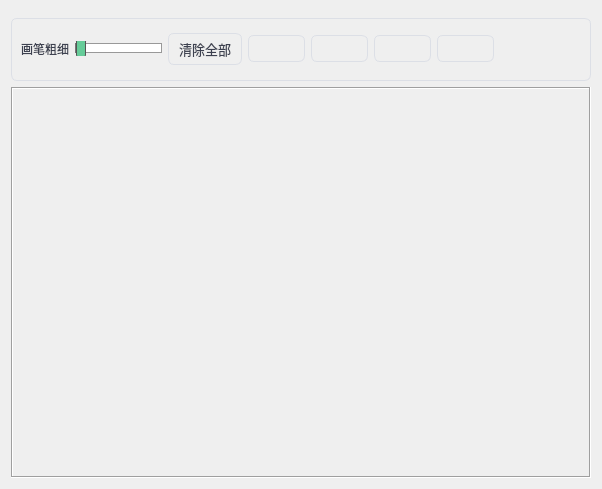
<?xml version="1.0" encoding="UTF-8"?>
<ui version="4.0">
 <class>painter</class>
 <widget class="QWidget" name="painter">
  <property name="geometry">
   <rect>
    <x>0</x>
    <y>0</y>
    <width>602</width>
    <height>489</height>
   </rect>
  </property>
  <property name="windowTitle">
   <string>绘图辅助</string>
  </property>
  <property name="styleSheet">
   <string notr="true">#centralwidget  { background-color: #f2f1f5; border-radius: 22px; }
* { color: #3d4150; }
QPushButton { border-style: none;border: 1px solid #DCDFE6;border-radius: 6px;padding: 5px 10px;font-size: 13px; }
QPushButton:hover { color: #b2b7cb; font-weight: bold; background-color: #1296db; }
QScrollBar:vertical { background:#f5f6f8; padding:0px; border-radius: 3px; width:6px; }
QScrollBar::handle:vertical { background:#C0C4CC; border-radius: 3px; }
QScrollBar::handle:vertical:hover { background:#909399; }
QScrollBar::handle:vertical:pressed { background:#909399; }
QScrollBar::add-page:vertical, QScrollBar::sub-page:vertical, QScrollBar::add-line:vertical, QScrollBar::sub-line:vertical { background:none; }
QCheckBox, QRadioButton { font-size: 13px; }
QComboBox, QLineEdit, QTextEdit, QTextBrowser, QTimeEdit, QDateEdit, QDateTimeEdit, QSpinBox,
QDoubleSpinBox { background-color: #ffffff; border: 1px solid #DCDFE6; border-radius: 6px; padding: 5px 10px; font-size: 13px; }
QTextEdit, QTextBrowser { padding-right: 3px; }
QLineEdit:hover, QComboBox:hover, QTimeEdit:hover, QDateEdit:hover, QDateTimeEdit:hover, QSpinBox:hover, QDoubleSpinBox:hover { border: 1px solid #409EFF; }
QComboBo::down-arrow { width:10px; height:10px; right:2px; image:url(:/icons/down.png); }
QComboBo::drop-down { subcontrol-origin:padding; subcontrol-position:top right; width:15px; border-left-width:0px; border-left-style:solid; border-top-right-radius:3px; border-bottom-right-radius:3px; border-left-color:#242424; }
QComboBox QAbstractItemView::item{ min-height:20px; min-width:10px; }
QComboBo::drop-down:on{ top: 1px; }
QTimeEdit::up-button, QDateEdit::up-button, QDateTimeEdit::up-button, QSpinBo::up-button, QDoubleSpinBox::up-button { width:10px; height:10px; image:url(:/icons/up.png); padding: 3px 8px 0px 0px; }
QTimeEdit::down-button, QDateEdit::down-button, QDateTimeEdit::down-button, QSpinBo::down-button, QDoubleSpinBox::down-button { width:10px; height:10px; image:url(:/icons/down.png); padding: 0px 8px 3px 0px; }
QTimeEdit::up-button:pressed, QDateEdit::up-button:pressed, QDateTimeEdit::up-button:pressed, QSpinBo::up-button:pressed, QDoubleSpinBox::up-button:pressed { top: -2px; }
QTimeEdit::down-button:pressed, QDateEdit::down-button:pressed, QDateTimeEdit::down-button:pressed, QSpinBo::down-button:pressed, QDoubleSpinBox::down-button:pressed { bottom: -2px; }
QTabWidget::pane{ border:1px solid #DCDFE6; border-radius: 6px; border-top-left-radius: 0px; background-color: #ffffff; selection-background-color:#ffffff; selection-color:#DCDFE6; alternate-background-color:#f2f1f5; gridline-color:#3d4150; }
QTabBar::tab { border:1px solid #DCDFE6; border-top-left-radius: 6px; border-top-right-radius: 6px; font-size: 13px; background-color: #f2f1f5; padding: 2px 6px; }
QTabWidget::pane:top { top:-1px; }
QTabWidget::pane:bottom { bottom:-1px; }
QTabWidget::pane:left { right:-1px; }
QTabWidget::pane:right { left:-1px; }
QTabBar::tab:selected { background-color: #ffffff; border-bottom: none; }
QGroupBox { border: 1px solid #DCDFE6; border-radius: 6px; font-size: 13px; margin-top: 7px; }
QGroupBox::title { subcontrol-origin: margin; subcontrol-position: top center; padding: 0px 5px 3px; }

#widget_menu { background-color: #f8f8f8; border-radius: 16px; }
#btn_playVideo, #btn_playMusic, #btn_ScreenRecording, #toolBtn_screenShot { background-color: #ffffff; border-radius: 5px; padding: 12px 0 0; }
#btn_playVideo:hover, #btn_playMusic:hover, #btn_ScreenRecording:hover, #toolBtn_screenShot:hover,hover { background-color: #f8f8f8; border: 1px solid #f0f0f0; }
#lable_title { padding: 0 10px; }
#btn_language, #btn_meeting, #btn_normal, #btn_notion { padding: 8px 12px; color: #d1d8e7; background-color: #b8c3ce;  border: none; }
#btn_language:hover, #btn_meeting:hover, #btn_normal:hover, #btn_notion:hover { background-color: #ffffff; border-radius: 15px; color: #b8c3ce; }
#btn_personal_homePage, #btn_quit, #btn_scaledToSmall, #btn_littleshow {  border: none; }
#btn_personal_homePage:hover, #btn_quit:hover, #btn_scaledToSmall:hover { background-color: #eeeff4; border-radius: 10px; }
#stackedWidget { background-color: #f8f8f8; border-radius: 16px; }
#page_memberShip, #page_normal, #page_notion, #page_words { color: #C0C4CC; }</string>
  </property>
  <layout class="QGridLayout" name="gridLayout_2">
   <item row="0" column="0">
    <widget class="QGroupBox" name="groupBox">
     <property name="maximumSize">
      <size>
       <width>16777215</width>
       <height>70</height>
      </size>
     </property>
     <property name="title">
      <string/>
     </property>
     <layout class="QGridLayout" name="gridLayout">
      <item row="0" column="0">
       <layout class="QHBoxLayout" name="horizontalLayout">
        <item>
         <widget class="QLabel" name="label">
          <property name="text">
           <string>画笔粗细</string>
          </property>
          <property name="alignment">
           <set>Qt::AlignCenter</set>
          </property>
         </widget>
        </item>
        <item>
         <widget class="QSlider" name="horizontalSlider">
          <property name="styleSheet">
           <string notr="true">QSlider::groove:horizontal {  
    border: 1px solid #999999;  
    background: #ffffff;  
    height: 8px;  
    margin: 0px;  
    round-corners: both;  
}  
  
QSlider::handle:horizontal {  
    background: #66cc99;  
    border: 1px solid #555555;  
    width: 8px;  
    margin: -7px 0; /* margin top/bottom = -(handle height/2) */  
    border-radius: 4px;  
}  
  
QSlider::handle:horizontal:hover {  
    background: #77ddaa;  
}  
  
QSlider::sub-page:horizontal {  
    background: #99cc99;  
    border: 1px solid #777777;  
    height: 8px;  
}  
  
QSlider::add-page:horizontal {  
    background: none;  
}</string>
          </property>
          <property name="minimum">
           <number>1</number>
          </property>
          <property name="maximum">
           <number>50</number>
          </property>
          <property name="value">
           <number>1</number>
          </property>
          <property name="orientation">
           <enum>Qt::Horizontal</enum>
          </property>
         </widget>
        </item>
        <item>
         <widget class="QPushButton" name="btn_pnew">
          <property name="text">
           <string>清除全部</string>
          </property>
         </widget>
        </item>
        <item>
         <widget class="QPushButton" name="btn_redo">
          <property name="text">
           <string/>
          </property>
          <property name="icon">
           <iconset resource="res.qrc">
            <normaloff>:/res/redo.png</normaloff>:/res/redo.png</iconset>
          </property>
         </widget>
        </item>
        <item>
         <widget class="QPushButton" name="btn_getpcolor">
          <property name="text">
           <string/>
          </property>
          <property name="icon">
           <iconset resource="res.qrc">
            <normaloff>:/res/color_choice.png</normaloff>:/res/color_choice.png</iconset>
          </property>
         </widget>
        </item>
        <item>
         <widget class="QPushButton" name="btn_up">
          <property name="text">
           <string/>
          </property>
          <property name="icon">
           <iconset resource="res.qrc">
            <normaloff>:/res/big.png</normaloff>:/res/big.png</iconset>
          </property>
         </widget>
        </item>
        <item>
         <widget class="QPushButton" name="btn_down">
          <property name="text">
           <string/>
          </property>
          <property name="icon">
           <iconset resource="res.qrc">
            <normaloff>:/res/small.png</normaloff>:/res/small.png</iconset>
          </property>
         </widget>
        </item>
        <item>
         <spacer name="horizontalSpacer">
          <property name="orientation">
           <enum>Qt::Horizontal</enum>
          </property>
          <property name="sizeHint" stdset="0">
           <size>
            <width>40</width>
            <height>20</height>
           </size>
          </property>
         </spacer>
        </item>
       </layout>
      </item>
     </layout>
    </widget>
   </item>
   <item row="1" column="0">
    <widget class="QFrame" name="aera">
     <property name="minimumSize">
      <size>
       <width>0</width>
       <height>200</height>
      </size>
     </property>
     <property name="maximumSize">
      <size>
       <width>16777215</width>
       <height>16777215</height>
      </size>
     </property>
     <property name="frameShape">
      <enum>QFrame::Box</enum>
     </property>
     <property name="frameShadow">
      <enum>QFrame::Sunken</enum>
     </property>
    </widget>
   </item>
  </layout>
 </widget>
 <resources>
  <include location="res.qrc"/>
 </resources>
 <connections/>
</ui>
